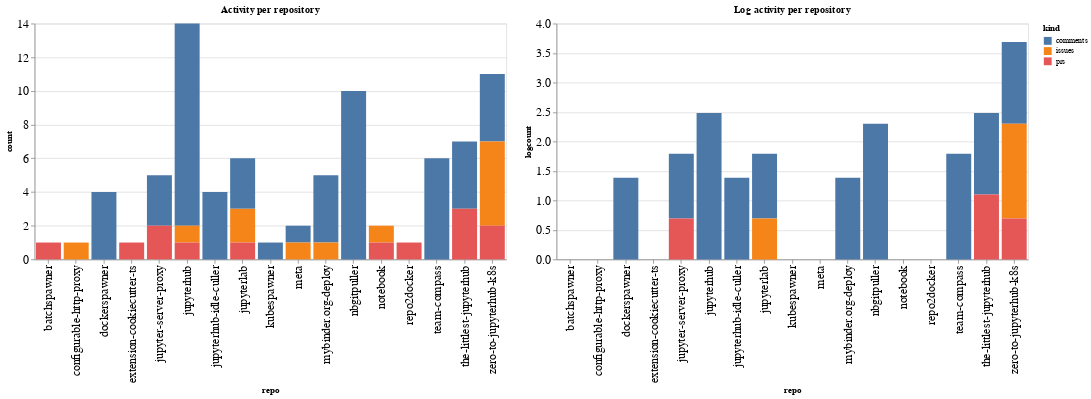

The notebook cell this image was saved under:
### Code cell
ch1 = alt.Chart(repo_summaries, width=600, title="Activity per repository").mark_bar().encode(
    x='repo',
    y='count',
    color='kind',
    tooltip="kind"
)

ch2 = alt.Chart(repo_summaries, width=600, title="Log activity per repository").mark_bar().encode(
    x='repo',
    y='logcount',
    color='kind',
    tooltip="kind"
)

ch1 | ch2

### Figure 1 — Vega-Lite specification as saved in the notebook (floating-point values rounded to 4 significant figures)
{"config": {"axisLeft": {"labelFontSize": 15}, "axisBottom": {"labelFontSize": 15}}, "hconcat": [{"mark": "bar", "encoding": {"color": {"type": "nominal", "field": "kind"}, "tooltip": {"type": "nominal", "field": "kind"}, "x": {"type": "nominal", "field": "repo"}, "y": {"type": "quantitative", "field": "count"}}, "title": "Activity per repository", "width": 600}, {"mark": "bar", "encoding": {"color": {"type": "nominal", "field": "kind"}, "tooltip": {"type": "nominal", "field": "kind"}, "x": {"type": "nominal", "field": "repo"}, "y": {"type": "quantitative", "field": "logcount"}}, "title": "Log activity per repository", "width": 600}], "data": {"name": "data-05cc93543a1760a7311f962368d221f3"}, "$schema": "https://vega.github.io/schema/vega-lite/v4.8.1.json", "datasets": {"data-05cc93543a1760a7311f962368d221f3": [{"repo": "batchspawner", "kind": "prs", "count": 1, "logcount": 0.0}, {"repo": "configurable-http-proxy", "kind": "issues", "count": 1, "logcount": 0.0}, {"repo": "dockerspawner", "kind": "comments", "count": 4, "logcount": 1.386}, {"repo": "extension-cookiecutter-ts", "kind": "prs", "count": 1, "logcount": 0.0}, {"repo": "jupyter-server-proxy", "kind": "comments", "count": 3, "logcount": 1.099}, {"repo": "jupyter-server-proxy", "kind": "prs", "count": 2, "logcount": 0.6931}, {"repo": "jupyterhub", "kind": "comments", "count": 12, "logcount": 2.485}, {"repo": "jupyterhub", "kind": "issues", "count": 1, "logcount": 0.0}, {"repo": "jupyterhub", "kind": "prs", "count": 1, "logcount": 0.0}, {"repo": "jupyterhub-idle-culler", "kind": "comments", "count": 4, "logcount": 1.386}, {"repo": "jupyterlab", "kind": "comments", "count": 3, "logcount": 1.099}, {"repo": "jupyterlab", "kind": "issues", "count": 2, "logcount": 0.6931}, {"repo": "jupyterlab", "kind": "prs", "count": 1, "logcount": 0.0}, {"repo": "kubespawner", "kind": "comments", "count": 1, "logcount": 0.0}, {"repo": "meta", "kind": "comments", "count": 1, "logcount": 0.0}, {"repo": "meta", "kind": "issues", "count": 1, "logcount": 0.0}, {"repo": "mybinder.org-deploy", "kind": "comments", "count": 4, "logcount": 1.386}, {"repo": "mybinder.org-deploy", "kind": "issues", "count": 1, "logcount": 0.0}, {"repo": "nbgitpuller", "kind": "comments", "count": 10, "logcount": 2.303}, {"repo": "notebook", "kind": "issues", "count": 1, "logcount": 0.0}, {"repo": "notebook", "kind": "prs", "count": 1, "logcount": 0.0}, {"repo": "repo2docker", "kind": "prs", "count": 1, "logcount": 0.0}, {"repo": "team-compass", "kind": "comments", "count": 6, "logcount": 1.792}, {"repo": "the-littlest-jupyterhub", "kind": "comments", "count": 4, "logcount": 1.386}, {"repo": "the-littlest-jupyterhub", "kind": "prs", "count": 3, "logcount": 1.099}, {"repo": "zero-to-jupyterhub-k8s", "kind": "comments", "count": 4, "logcount": 1.386}, {"repo": "zero-to-jupyterhub-k8s", "kind": "issues", "count": 5, "logcount": 1.609}, {"repo": "zero-to-jupyterhub-k8s", "kind": "prs", "count": 2, "logcount": 0.6931}]}}
